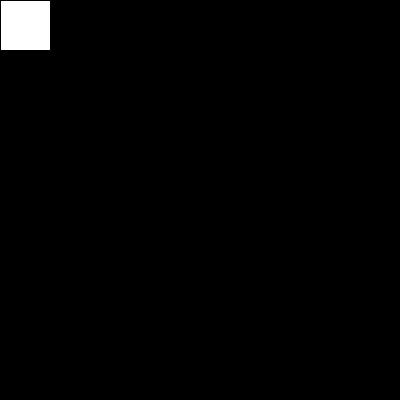
Frame 1 (no input)
Frame 60 (the mouse pressed at the canvas centre just before this capture): identical to frame 1, image omitted
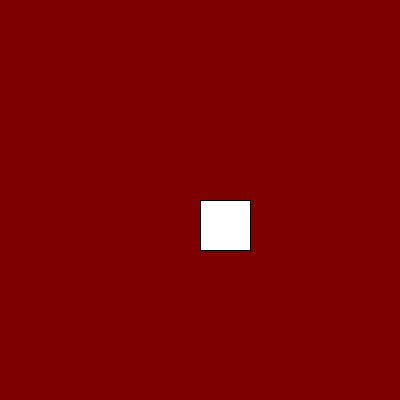
Frame 120 (the mouse held since frame 60 and released just before this capture)

The Processing sketch that drew these frames (run headless with seeded random() and noise(); from frame 60 on, the mouse is pressed at the canvas centre):

// Processing sketch: sehyun_0911
// ── sehyun_0911.pde
void setup(){      // setup function is called only once at the start of the program.
  size(400,400);
  //background(255*mouseX/width,0,0); 
  
}

void draw(){
  background(255*mouseX/width,0,0);    //(mouseX/width) --> normalizing, very important!
  rect(mouseX,mouseY,50,50);

}
